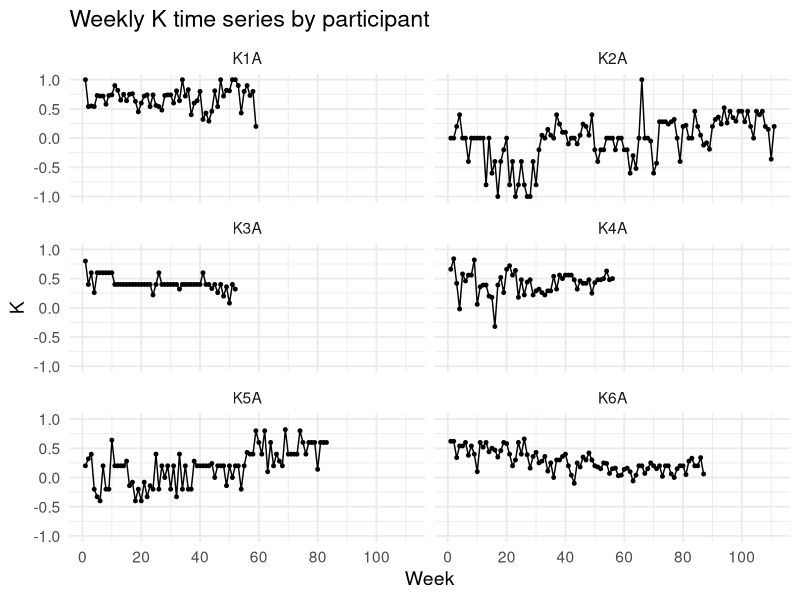

Write R code to recreate this figure.
## ---- chunk 1
library(readxl)
df <- read_excel("data/cbtdata.xlsx")
names(df)
#head(df)
#str(df)
## ---- chunk 2
library(tidyverse)
df_k <- df %>% 
  select(Semaine, K1A, K2A, K3A, K4A, K5A, K6A)
head(df_k)
## ---- chunk 3
df_long <- df_k %>%
  pivot_longer(
    cols = -Semaine,
    names_to = "participant",
    values_to = "K"
  )

head(df_long)
str(df_long)
## ---- chunk 4
sum(is.na(df_long$K))
colSums(is.na(df_k))
df_long <- df_long %>%
  drop_na(K)

sum(is.na(df_long$K))
head(df_long)
df_long %>%
  count(participant)
## ---- chunk 5
p1 <- ggplot(df_long, aes(x = Semaine, y = K)) +
  geom_line() +
  geom_point(size = 1) +
  facet_wrap(~ participant, ncol = 2) +
  labs(
    title = "Weekly K time series by participant",
    x = "Week",
    y = "K"
  ) +
  scale_x_continuous(breaks = seq(0, 120, by = 20)) +
  theme_minimal(base_size = 14)

p1
## ---- chunk 6
df_lag <- df_long %>%
  group_by(participant) %>%
  arrange(Semaine, .by_group = TRUE) %>%
  mutate(
    prev_week = lag(Semaine),
    K_lag1 = lag(K),
    consecutive = (Semaine - prev_week == 1)
  ) %>%
  ungroup()

head(df_lag, 15)

df_lag_valid <- df_lag %>%
  filter(consecutive == TRUE)

df_lag_valid %>%
  count(participant)

acf_results <- df_lag_valid %>%
  group_by(participant) %>%
  summarise(
    lag1_acf = cor(K, K_lag1, use = "complete.obs"),
    n_pairs = n()
  )

acf_results
